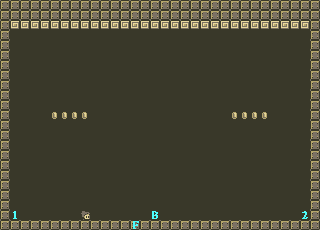

The image is a tile-based game level rendered from a .tmx file. Its description and source (layers, tilesets, objects; grid data summarised) follow:
An orthogonal 32x23 tile map with 10x10 px tiles, 4 tile layers (background, middle, entities, foreground), 2 tilesets.

<map version="1.0" orientation="orthogonal" width="32" height="23" tilewidth="10" tileheight="10">
 <tileset firstgid="1" name="tileset1" tilewidth="10" tileheight="10">
  <image source="../images/tileset1.bmp" width="320" height="240" />
  <tile id="0">
   <properties>
    <property name="collide" value="true" />
   </properties>
  </tile>
  <tile id="1">
   <properties>
    <property name="collide" value="true" />
    <property name="hook" value="true" />
   </properties>
  </tile>
 </tileset>
 <tileset firstgid="769" name="entities" tilewidth="10" tileheight="10">
  <image source="../images/entities.bmp" trans="ff00ff" width="320" height="240" />
 </tileset>
 <layer name="background" width="32" height="23">
  <data>[736 cells, 736 non-empty, 2 distinct tile ids]</data>
 </layer>
 <layer name="middle" width="32" height="23">
  <data>[736 cells, 166 non-empty, 2 distinct tile ids]</data>
 </layer>
 <layer name="entities" width="32" height="23">
  <data>[736 cells, 13 non-empty, 6 distinct tile ids]</data>
 </layer>
 <layer name="foreground" width="32" height="23" opacity="0.32">
  <data>[736 cells, 0 non-empty, 0 distinct tile ids]</data>
 </layer>
</map>
